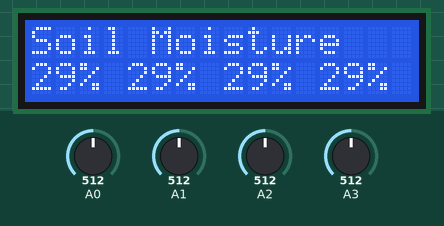
A sketch run on a simulated Arduino Uno, built with avr-gcc and run on an emulated ATmega328P. On the bench: 16×2 character LCD. The test bench sets the inputs (shaded band); at power-on: A0 = 512, A1 = 512, A2 = 512, A3 = 512. What the sketch prints to the serial monitor is not drawn.

Above: at 1.2 s.
1.3 s: A0 set to 716
At 1.7 s:
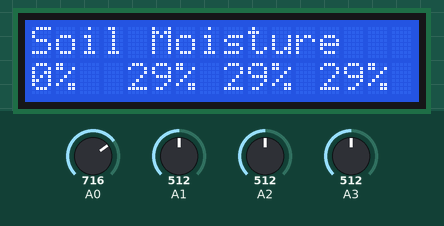
4.3 s: A1 set to 716
At 4.8 s:
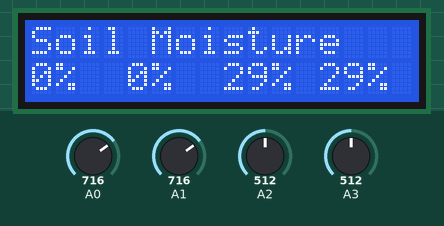
5.9 s: A2 set to 716
At 6.3 s:
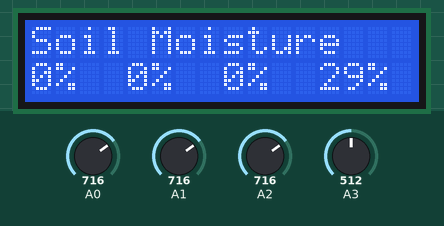
7.4 s: A3 set to 716
At 7.9 s:
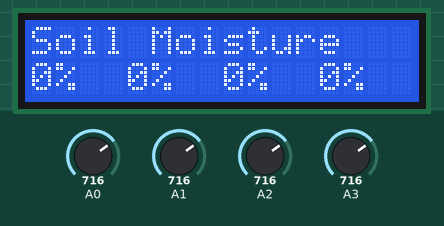
9.0 s: A0 set to 306
At 9.4 s:
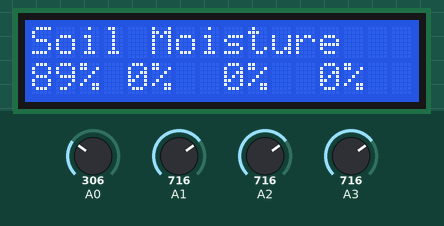
10.5 s: A1 set to 306
At 11.0 s:
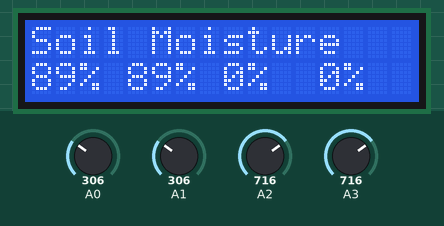
Timing chart, 0 to 13.1 s (numbered marks = the images above; inputs shaded):
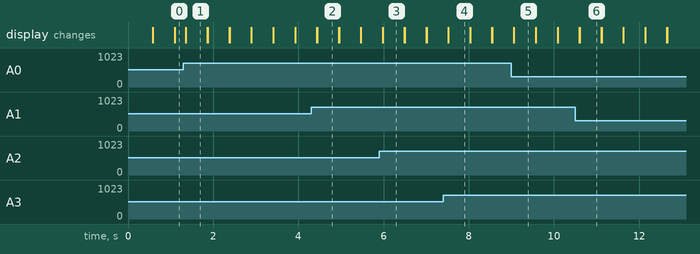

The sketch:

Moisturetest.ino
```cpp
#include <LiquidCrystal.h>

void getReadings(int readings[]);

LiquidCrystal lcd(12, 11, 5, 4, 3, 2);

const int AirValue = 611;   //you need to replace this value with Value_1
const int WaterValue = 272;  //you need to replace this value with Value_2
int soilMoistureValue = 0;
int soilmoisturepercent=0;
void setup() {
  Serial.begin(9600); // open serial port, set the baud rate to 9600 bps
  lcd.begin(16, 2);
}
void loop() {
  int moistureReadings[]={0,0,0,0};

  getReadings(moistureReadings);

  lcd.setCursor(0, 0);
  lcd.print("Soil Moisture");
  Serial.print("A0: ");
    Serial.println(moistureReadings[0]);

  for(int i=0;i<4;i++){
    lcd.setCursor(i*4, 1);
    soilMoistureValue = moistureReadings[i];
    soilmoisturepercent = map(soilMoistureValue, AirValue, WaterValue, 0, 100);
   if(soilmoisturepercent >= 100)
    {
      lcd.print("100%");
    }
    else if(soilmoisturepercent <=0)
    {
      lcd.print("0%");
    }
    else if(soilmoisturepercent >0 && soilmoisturepercent < 100)
    {
      lcd.print(soilmoisturepercent);
      lcd.print("%");
    }
  }
    delay(250);
    lcd.clear();
}

void getReadings(int readingsArray[])
{
  //Serial.print("A0: ");
  readingsArray[0] = analogRead(A0);
  //Serial.println(readingsArray[0]);
  //Serial.print("A1: ");
  readingsArray[1] = analogRead(A1);
  //Serial.println(readingsArray[1]);
  //Serial.print("A2: ");
  readingsArray[2] = analogRead(A2);
  //Serial.println(readingsArray[2]);
  //Serial.print("A3: ");
  readingsArray[3] = analogRead(A3);
  //Serial.println(readingsArray[3]);
}
```

Measured:
- after the input at 1.3 s, the display: changes after 0.05 s (image 1)
- after the input at 4.3 s, the display: first differs from a run without the input after 0.14 s (image 2)
- after the input at 5.9 s, the display: first differs from a run without the input after 0.08 s (image 3)
- after the input at 7.4 s, the display: first differs from a run without the input after 0.12 s (image 4)
- after the input at 9.0 s, the display: first differs from a run without the input after 0.06 s (image 5)
- after the input at 10.5 s, the display: first differs from a run without the input after 0.10 s (image 6)
- what the display in image 1 shows lasts 0.5 s, from 1.4 s to 1.9 s
